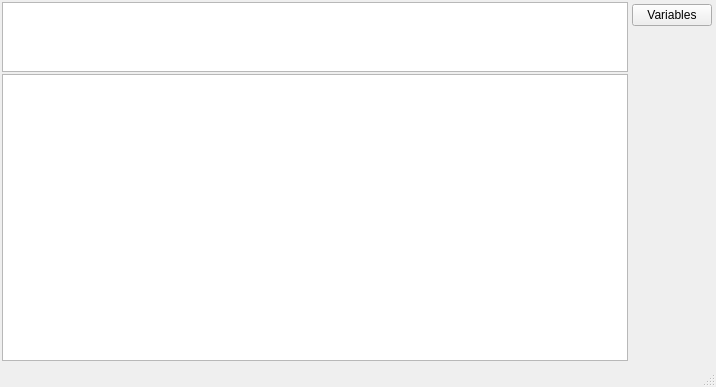
<?xml version="1.0" encoding="UTF-8"?>
<ui version="4.0">
 <class>MainWindow</class>
 <widget class="QMainWindow" name="MainWindow">
  <property name="geometry">
   <rect>
    <x>0</x>
    <y>0</y>
    <width>716</width>
    <height>387</height>
   </rect>
  </property>
  <property name="windowTitle">
   <string>Calculator</string>
  </property>
  <widget class="QWidget" name="centralwidget">
   <layout class="QGridLayout" name="gridLayout">
    <property name="leftMargin">
     <number>2</number>
    </property>
    <property name="topMargin">
     <number>2</number>
    </property>
    <property name="rightMargin">
     <number>2</number>
    </property>
    <property name="bottomMargin">
     <number>2</number>
    </property>
    <property name="spacing">
     <number>2</number>
    </property>
    <item row="0" column="1" rowspan="3">
     <layout class="QVBoxLayout" name="verticalLayout">
      <property name="spacing">
       <number>2</number>
      </property>
      <property name="leftMargin">
       <number>2</number>
      </property>
      <property name="topMargin">
       <number>2</number>
      </property>
      <property name="rightMargin">
       <number>2</number>
      </property>
      <property name="bottomMargin">
       <number>2</number>
      </property>
      <item>
       <widget class="QPushButton" name="btnVariable">
        <property name="text">
         <string>Variables</string>
        </property>
       </widget>
      </item>
      <item>
       <spacer name="verticalSpacer">
        <property name="orientation">
         <enum>Qt::Vertical</enum>
        </property>
        <property name="sizeHint" stdset="0">
         <size>
          <width>20</width>
          <height>40</height>
         </size>
        </property>
       </spacer>
      </item>
     </layout>
    </item>
    <item row="0" column="0">
     <widget class="QTextEdit" name="textEdit">
      <property name="sizePolicy">
       <sizepolicy hsizetype="Expanding" vsizetype="Minimum">
        <horstretch>0</horstretch>
        <verstretch>0</verstretch>
       </sizepolicy>
      </property>
      <property name="maximumSize">
       <size>
        <width>16777215</width>
        <height>70</height>
       </size>
      </property>
      <property name="font">
       <font>
        <pointsize>27</pointsize>
        <bold>true</bold>
       </font>
      </property>
     </widget>
    </item>
    <item row="1" column="0">
     <widget class="QTableWidget" name="tableWidget"/>
    </item>
   </layout>
  </widget>
  <widget class="QMenuBar" name="menubar">
   <property name="geometry">
    <rect>
     <x>0</x>
     <y>0</y>
     <width>716</width>
     <height>24</height>
    </rect>
   </property>
  </widget>
  <widget class="QStatusBar" name="statusbar"/>
 </widget>
 <resources/>
 <connections/>
</ui>
